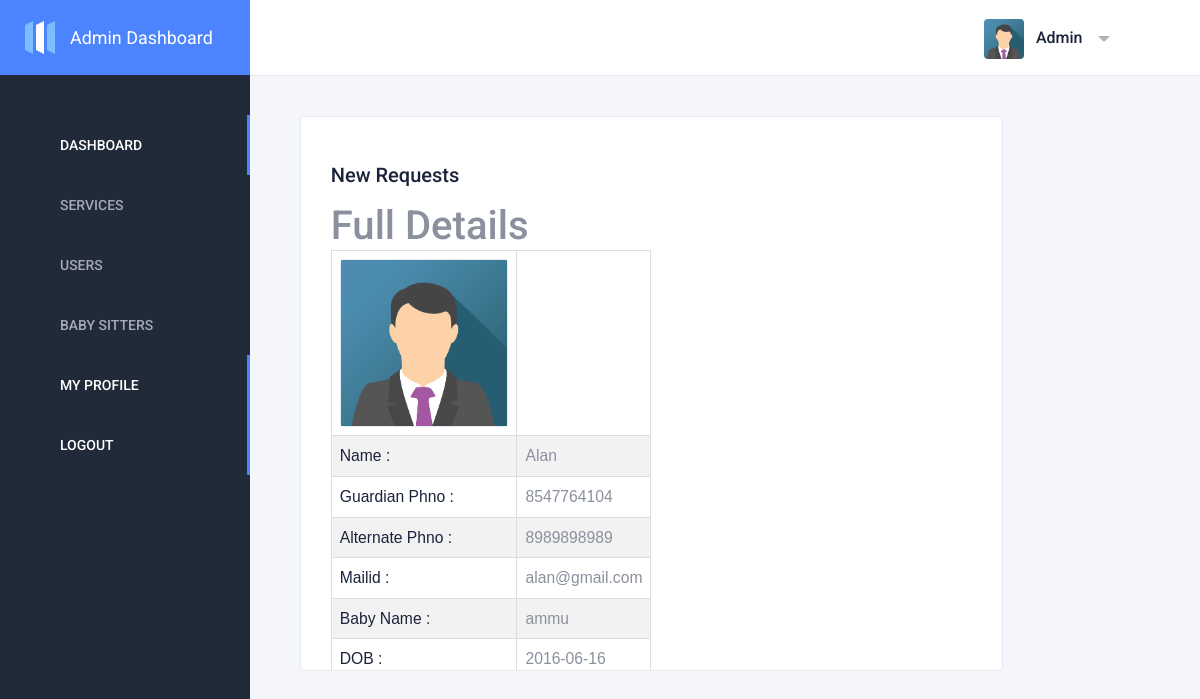
The page /sleek-main/theme/details1.php (signed in) on the database its author committed.
### tables this page shows
CREATE TABLE IF NOT EXISTS `tbl_registration` (
  `baby_id` int(10) NOT NULL,
  `g_name` varchar(30) NOT NULL,
  `g_phno` varchar(12) NOT NULL,
  `g_aphno` varchar(12) NOT NULL,
  `g_mailid` varchar(50) NOT NULL,
  `baby_name` varchar(30) NOT NULL,
  `b_dob` date NOT NULL,
  `b_gender` varchar(10) NOT NULL,
  `h_name` varchar(30) NOT NULL,
  `s_name` varchar(30) NOT NULL,
  `zipcode` varchar(10) NOT NULL,
  `city` varchar(30) NOT NULL,
  `state` varchar(30) NOT NULL,
  `country` varchar(30) NOT NULL,
  PRIMARY KEY (`baby_id`)
);

### sleek-main/theme/details1.php (the view, shortened to what this page needs)
<!DOCTYPE html>
<html lang="en" dir="ltr">
  <head>
    <link href="https://cdn.materialdesignicons.com/4.4.95/css/materialdesignicons.min.css" rel="stylesheet" />
    <link href="assets/plugins/simplebar/simplebar.css" rel="stylesheet" />
    <link href="assets/plugins/nprogress/nprogress.css" rel="stylesheet" />
    <link href='assets/plugins/jvectormap/jquery-jvectormap-2.0.3.css' rel='stylesheet'>
    <link href='assets/plugins/daterangepicker/daterangepicker.css' rel='stylesheet'>
    <link href='assets/plugins/toastr/toastr.min.css' rel='stylesheet'>
    <link id="sleek-css" rel="stylesheet" href="assets/css/sleek.css" />
  </head>
  <body class="header-fixed sidebar-fixed sidebar-dark header-light" id="body">
    <div class="wrapper">
         <aside class="left-sidebar bg-sidebar">
          <div id="sidebar" class="sidebar sidebar-with-footer">
            <div class="app-brand">
              <a href="index.php" title="Sleek Dashboard">
                <svg
                  class="brand-icon"
                  xmlns="http://www.w3.org/2000/svg"
                  preserveAspectRatio="xMidYMid"
                  width="30"
                  height="33"
                  viewBox="0 0 30 33">
                  <g fill="none" fill-rule="evenodd">
                    <path class="logo-fill-blue" fill="#7DBCFF" d="M0 4v25l8 4V0zM22 4v25l8 4V0z" />
                    <path class="logo-fill-white" fill="#FFF" d="M11 4v25l8 4V0z" />
                  </g>
                </svg>
                <span class="brand-name text-truncate">Admin Dashboard</span>
              </a>
            </div>
            <div class="" data-simplebar style="height: 100%;">
              <ul class="nav sidebar-inner" id="sidebar-menu">
                <li class="has-sub active expand">
                  <a class="sidenav-item-link" href="index.php"
                    >
                    <span class="nav-text">Dashboard</span>
                  </a>
                </li>
                 <li class="has-sub ">
                  <a class="sidenav-item-link" href="javascript:void(0)" data-toggle="collapse" data-target="#app"
                    aria-expanded="false" aria-controls="app">
                    <span class="nav-text">Services</span> <b class="caret"></b>
                  </a>
                </li>
                <li class="has-sub ">
                  <a class="sidenav-item-link" href="javascript:void(0)" data-toggle="collapse" data-target="#app"
                    aria-expanded="false" aria-controls="app">
                    <span class="nav-text">Users</span> <b class="caret"></b>
                  </a>
                </li>
                <li class="has-sub ">
                  <a class="sidenav-item-link" href="javascript:void(0)" data-toggle="collapse" data-target="#components"
                    aria-expanded="false" aria-controls="components">
                    <span class="nav-text">Baby Sitters</span> <b class="caret"></b>
                  </a>
                </li>
         <li class="has-sub active expand">
                  <a class="sidenav-item-link" href="profile.php"
                    >
                    <span class="nav-text">My profile</span>
                  </a>
                </li>
        <li class="has-sub active expand">
                  <a class="sidenav-item-link" href="logout.php"
                    >
                    <span class="nav-text">Logout</span>
                  </a>
                </li>
              </ul>
            </div>
          </div>
        </aside>
        <div class="page-wrapper">
          <header class="main-header " id="header">
            <nav class="navbar navbar-static-top navbar-expand-lg">
              <div class="navbar-right ">
                <ul class="nav navbar-nav">
                  <li class="dropdown user-menu">
                    <button href="#" class="dropdown-toggle nav-link" data-toggle="dropdown">
                      <img src="../../profile_pic/img_avatar.png" class="user-image" alt="User Image" />
                      <span class="d-none d-lg-inline-block">Admin</span>
                    </button>
                  </li>
                </ul>
              </div>
            </nav>
          </header>
          <div class="content-wrapper">
            <div class="content">
    <div class="row">
      <div class="col-xl-10">
                  <div class="card card-table-border-none">
                    <div class="card-header justify-content-between ">
                      <h2>New Requests</h2>
                    </div>
                    <div class="card-body pt-0" data-simplebar style="height: 468px;">
                      <h1>Full Details</h1>
<?php
        $uname=$_GET['id'];
              $result = mysql_query("SELECT * FROM tbl_registration,tbl_login where tbl_registration.g_mailid=tbl_login.username='$uname'");
              while($row = mysql_fetch_array($result))
              {
?>
<table id="customers">
  <tr><td>
      <div class="card">
        <img src="../../profile_pic/img_avatar.png" alt="Avatar" style="width:100%">
        </div>
      </div>
  </td><td></td></tr>
  <tr><td>Name :</td><td><?php echo $row['g_name'];?></td></tr>
  <tr><td>Guardian Phno :</td><td><?php echo $row['g_phno'];?></td></tr>
  <tr><td>Alternate Phno :</td><td><?php echo $row['g_aphno'];?></td></tr>
  <tr><td>Mailid :</td><td><?php echo $row['g_mailid'];?></td></tr>
  <tr><td>Baby Name :</td><td><?php echo $row['baby_name'];?></td></tr>
  <tr><td>DOB :</td><td><?php echo $row['b_dob'];?></td></tr>
<?php
        }
?>
                    </div>
                  </div>
      </div>
    </div>
</div>
      </div>
    </div>
  <link href="assets/options/optionswitch.css" rel="stylesheet">
</body>
</html>

### sleek-main/theme/details1.php (style rules this page uses)
#customers { font-family: Arial, Helvetica, sans-serif; border-collapse: collapse; width: 50%; }
#customers td, #customers th { border: 1px solid #ddd; padding: 8px; }
#customers tr:nth-child(even) { background-color: #f2f2f2; }

### rows shown on the page
tbl_registration: g_name "Alan", g_phno "8547764104", g_aphno "8989898989", g_mailid "alan@gmail.com", baby_name "ammu", b_dob "2016-06-16"
